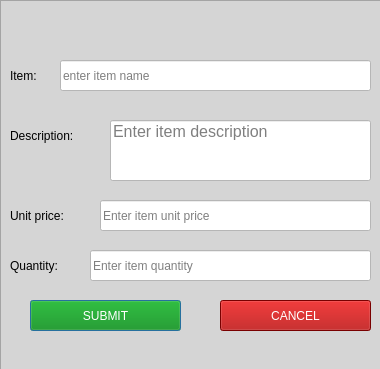
<?xml version="1.0" encoding="UTF-8"?>
<ui version="4.0">
 <class>Dialog</class>
 <widget class="QDialog" name="Dialog">
  <property name="geometry">
   <rect>
    <x>0</x>
    <y>0</y>
    <width>380</width>
    <height>369</height>
   </rect>
  </property>
  <property name="windowTitle">
   <string>Dialog</string>
  </property>
  <widget class="QFrame" name="frame">
   <property name="enabled">
    <bool>true</bool>
   </property>
   <property name="geometry">
    <rect>
     <x>0</x>
     <y>0</y>
     <width>401</width>
     <height>381</height>
    </rect>
   </property>
   <property name="sizePolicy">
    <sizepolicy hsizetype="Ignored" vsizetype="Ignored">
     <horstretch>0</horstretch>
     <verstretch>0</verstretch>
    </sizepolicy>
   </property>
   <property name="acceptDrops">
    <bool>true</bool>
   </property>
   <property name="styleSheet">
    <string notr="true">background-color: rgb(213, 213, 213);</string>
   </property>
   <property name="frameShape">
    <enum>QFrame::StyledPanel</enum>
   </property>
   <property name="frameShadow">
    <enum>QFrame::Raised</enum>
   </property>
   <widget class="QLabel" name="label_11">
    <property name="geometry">
     <rect>
      <x>10</x>
      <y>60</y>
      <width>51</width>
      <height>31</height>
     </rect>
    </property>
    <property name="styleSheet">
     <string notr="true">color: rgb(0, 0, 0);
font: 75 14pt &quot;MS Shell Dlg 2&quot;;</string>
    </property>
    <property name="text">
     <string>Item:</string>
    </property>
   </widget>
   <widget class="QLabel" name="label_12">
    <property name="geometry">
     <rect>
      <x>10</x>
      <y>120</y>
      <width>101</width>
      <height>31</height>
     </rect>
    </property>
    <property name="styleSheet">
     <string notr="true">color: rgb(0, 0, 0);
font: 75 14pt &quot;MS Shell Dlg 2&quot;;</string>
    </property>
    <property name="text">
     <string>Description:</string>
    </property>
   </widget>
   <widget class="QLabel" name="label_13">
    <property name="geometry">
     <rect>
      <x>10</x>
      <y>200</y>
      <width>91</width>
      <height>31</height>
     </rect>
    </property>
    <property name="styleSheet">
     <string notr="true">color: rgb(0, 0, 0);
font: 75 14pt &quot;MS Shell Dlg 2&quot;;</string>
    </property>
    <property name="text">
     <string>Unit price:</string>
    </property>
   </widget>
   <widget class="QLabel" name="label_14">
    <property name="geometry">
     <rect>
      <x>10</x>
      <y>250</y>
      <width>81</width>
      <height>31</height>
     </rect>
    </property>
    <property name="styleSheet">
     <string notr="true">color: rgb(0, 0, 0);
font: 75 14pt &quot;MS Shell Dlg 2&quot;;</string>
    </property>
    <property name="text">
     <string>Quantity:</string>
    </property>
   </widget>
   <widget class="QPushButton" name="pushButtonsubmit">
    <property name="geometry">
     <rect>
      <x>30</x>
      <y>300</y>
      <width>151</width>
      <height>31</height>
     </rect>
    </property>
    <property name="styleSheet">
     <string notr="true">background-color: rgb(0, 139, 0);
color: rgb(255, 255, 255);
font: 75 14pt &quot;MS Shell Dlg 2&quot;;</string>
    </property>
    <property name="text">
     <string>SUBMIT</string>
    </property>
   </widget>
   <widget class="QLineEdit" name="lineEdititem">
    <property name="geometry">
     <rect>
      <x>60</x>
      <y>60</y>
      <width>311</width>
      <height>31</height>
     </rect>
    </property>
    <property name="styleSheet">
     <string notr="true">font: 12pt &quot;MS Shell Dlg 2&quot;;
background-color: rgb(255, 255, 255);
</string>
    </property>
    <property name="maxLength">
     <number>40</number>
    </property>
    <property name="placeholderText">
     <string>enter item name</string>
    </property>
    <property name="clearButtonEnabled">
     <bool>false</bool>
    </property>
   </widget>
   <widget class="QLineEdit" name="lineEditdescription">
    <property name="geometry">
     <rect>
      <x>110</x>
      <y>120</y>
      <width>261</width>
      <height>61</height>
     </rect>
    </property>
    <property name="sizePolicy">
     <sizepolicy hsizetype="Fixed" vsizetype="Fixed">
      <horstretch>0</horstretch>
      <verstretch>0</verstretch>
     </sizepolicy>
    </property>
    <property name="font">
     <font>
      <family>MS Shell Dlg 2</family>
      <pointsize>12</pointsize>
      <weight>50</weight>
      <italic>false</italic>
      <bold>false</bold>
     </font>
    </property>
    <property name="contextMenuPolicy">
     <enum>Qt::PreventContextMenu</enum>
    </property>
    <property name="autoFillBackground">
     <bool>false</bool>
    </property>
    <property name="styleSheet">
     <string notr="true">font: 12pt &quot;MS Shell Dlg 2&quot;;
background-color: rgb(255, 255, 255);
</string>
    </property>
    <property name="inputMethodHints">
     <set>Qt::ImhMultiLine</set>
    </property>
    <property name="maxLength">
     <number>1000</number>
    </property>
    <property name="echoMode">
     <enum>QLineEdit::Normal</enum>
    </property>
    <property name="alignment">
     <set>Qt::AlignLeading|Qt::AlignLeft|Qt::AlignTop</set>
    </property>
    <property name="dragEnabled">
     <bool>true</bool>
    </property>
    <property name="readOnly">
     <bool>false</bool>
    </property>
    <property name="placeholderText">
     <string>Enter item description</string>
    </property>
    <property name="cursorMoveStyle">
     <enum>Qt::VisualMoveStyle</enum>
    </property>
    <property name="clearButtonEnabled">
     <bool>false</bool>
    </property>
   </widget>
   <widget class="QLineEdit" name="lineEditunitprice">
    <property name="geometry">
     <rect>
      <x>100</x>
      <y>200</y>
      <width>271</width>
      <height>31</height>
     </rect>
    </property>
    <property name="styleSheet">
     <string notr="true">font: 12pt &quot;MS Shell Dlg 2&quot;;
background-color: rgb(255, 255, 255);
</string>
    </property>
    <property name="maxLength">
     <number>40</number>
    </property>
    <property name="placeholderText">
     <string>Enter item unit price</string>
    </property>
    <property name="clearButtonEnabled">
     <bool>false</bool>
    </property>
   </widget>
   <widget class="QLineEdit" name="lineEditquantity">
    <property name="geometry">
     <rect>
      <x>90</x>
      <y>250</y>
      <width>281</width>
      <height>31</height>
     </rect>
    </property>
    <property name="styleSheet">
     <string notr="true">font: 12pt &quot;MS Shell Dlg 2&quot;;
background-color: rgb(255, 255, 255);
</string>
    </property>
    <property name="maxLength">
     <number>40</number>
    </property>
    <property name="placeholderText">
     <string>Enter item quantity</string>
    </property>
    <property name="clearButtonEnabled">
     <bool>false</bool>
    </property>
   </widget>
   <widget class="QPushButton" name="pushButtonsubmit_2">
    <property name="geometry">
     <rect>
      <x>220</x>
      <y>300</y>
      <width>151</width>
      <height>31</height>
     </rect>
    </property>
    <property name="styleSheet">
     <string notr="true">color: rgb(255, 255, 255);
background-color: rgb(170, 0, 0);
font: 75 14pt &quot;MS Shell Dlg 2&quot;;</string>
    </property>
    <property name="text">
     <string>CANCEL</string>
    </property>
   </widget>
  </widget>
 </widget>
 <resources/>
 <connections/>
</ui>
